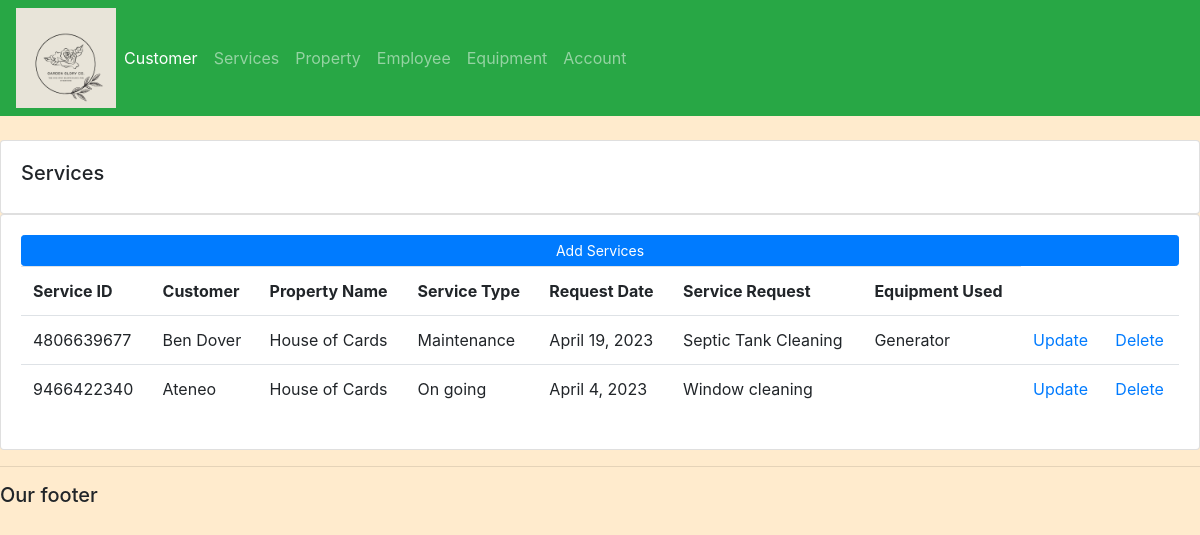
Page /services/ on the committed database.
### garden_app/models.py (models this page shows, shortened)
class Services(models.Model):
    MAINTENANCE= 'Maintenance'
    ONE_TIME= 'One-time'
    ON_GOING= 'On going'
    REQUEST_TYPE_CHOICES = [
        (MAINTENANCE, 'MAINTENANCE'),
        (ONE_TIME, 'ONE-TIME'),
        (ON_GOING, 'ON GOING'),
    ]
    service_id = models.IntegerField(primary_key=True, unique=True, default=random.randint(1000000000, 9999999999))
    service_request = models.CharField(max_length=255)
    request_type = models.CharField(max_length=11, null=True, choices=REQUEST_TYPE_CHOICES, default='MAINTENANCE')
    request_date = models.DateField()
    customer = models.ManyToManyField(Customer, related_name="services")
    property = models.ForeignKey(Property, on_delete=models.CASCADE, related_name='services')
    equipment = models.ForeignKey('Equipment', on_delete=models.CASCADE, null=True, blank=True)

class Customer(models.Model):
    CUSTOMER_TYPE_CHOICES = [
        ('INDIVIDUAL', 'Individual'),
        ('CORPORATION', 'Corporation'),
    ]
    customer_id = models.IntegerField(primary_key=True, unique=True, default=random.randint(1000000000, 9999999999))
    name = models.CharField(max_length=100)
    email = models.EmailField(blank=True, null=True)
    contact_number = models.CharField(max_length=20, blank=True, null=True)
    date_added = models.DateTimeField(auto_now_add=True)
    customer_type = models.CharField(max_length=110, null=True, choices=CUSTOMER_TYPE_CHOICES)

class Property(models.Model):
    property_id = models.IntegerField(primary_key=True, unique=True, default=random.randint(1000000000, 9999999999))
    property_name= models.CharField(max_length=100)
    street = models.CharField(max_length=100)
    city = models.CharField(max_length=100)
    zip_code = models.CharField(max_length=10)
    state = models.CharField(max_length=50, blank =True)
    customer = models.ForeignKey(Customer, on_delete=models.CASCADE)

class Equipment(models.Model):
    equipment_id =models.IntegerField(primary_key=True, unique=True, default=random.randint(1000000000, 9999999999))
    equipment_name = models.CharField(max_length=50)
    quantity = models.IntegerField()

### garden_app/views.py (the view)
# urls.py: path('services/', views.services, name="services"),
def services(reqeust):
    services= Services.objects.all()
    context = {'services': services}
    return render(reqeust, 'garden_app/services.html', context)

### garden_app/templates/garden_app/services.html
{% extends 'garden_app/main.html'%}
{% block content %}
<br>
<div class="row">
    <div class="col-md">
        <div class="card card-body">
            <h5>Services</h5>
        </div>
        <div class="card card-body">
            <a class="btn btn-primary btn-sm btn-block" href="{% url 'create_service' %}"
            >Add Services</a>
            <table class="table">
                <tr>
                    <th>Service ID</th>
                    <th>Customer</th>
                    <th>Property Name</th>
                    <th>Service Type</th>
                    <th>Request Date</th>
                    <th>Service Request</th>
                    <th>Equipment Used</th>
                </tr>
                {% for service in services%}
                <tr>
                    <td>{{service.service_id}}</td>
                    <td> {% for customer in service.customer.all %}
                        {{ customer.name }}
                    {% endfor %}</td>
                    <td>{{service.property.property_name}}</td>
                    <td>{{service.request_type}}</td>
                    <td>{{service.request_date}}</td>
                    <td>{{service.service_request}}</td>
                    <td>{{service.equipment.equipment_name}}</td>
                    <td><a href="{% url 'update_service' service.service_id %}">Update</a></td>
                    <td><a href="{% url 'delete_service' service.service_id %}">Delete</a></td>
                </tr>
                {% endfor %}
            </table>
        </div>
    </div>
</div>
{% endblock %}

### garden_app/templates/garden_app/main.html (shortened to what this page needs)
{% load static %}
<!DOCTYPE html>
<html>
    <head>
        <link rel="stylesheet" href="https://cdn.jsdelivr.net/npm/bootstrap@4.0.0/dist/css/bootstrap.min.css"
>
        <link rel="stylesheet" type="text/css" href="{% static '/css/main.css' %}">
    </head>
    <body>
        {% include 'garden_app/navbar.html'%}
        {% block content %}
        {% endblock %}
        <hr>
        <h5>Our footer</h5>
    </body>
</html>

### garden_app/templates/garden_app/navbar.html (shortened to what this page needs)
{% load static%}
<nav class="navbar navbar-expand-lg navbar-dark bg-success">
    <img src="{% static 'images/logo.png'%}"  width="100" height="100" >
    <div class="collapse navbar-collapse" id="navbarNav">
      <ul class="navbar-nav">
        <li class="nav-item active">
          <a class="nav-link" href="{% url 'home' %}">Customer</a>
        </li>
        <li class="nav-item">
          <a class="nav-link" href="{% url 'services' %}">Services</a>
        </li>
        <li class="nav-item">
            <a class="nav-link" href="{% url 'property' %}">Property</a>
          </li>
          <li class="nav-item">
            <a class="nav-link" href="{% url 'employee' %}">Employee</a>
          </li>
          <li class="nav-item">
            <a class="nav-link" href="{% url 'equipment' %}">Equipment</a>
          </li>
        <li class="nav-item">
          <a class="nav-link" href="{% url 'account' %}">Account</a>
        </li>
      </ul>
    </div>
  </nav>

### static/css/main.css (style rules this page uses)
body { background-color: #FFEBCD; }

### rows in the picture
Services: service_id "4806639677", property.property_name "House of Cards", request_type "Maintenance", request_date "April 19, 2023", service_request "Septic Tank Cleaning", equipment.equipment_name "Generator"
Customer: name "Ben Dover"
Services: service_id "9466422340", property.property_name "House of Cards", request_type "On going", request_date "April 4, 2023", service_request "Window cleaning"
Customer: name "Ateneo"
